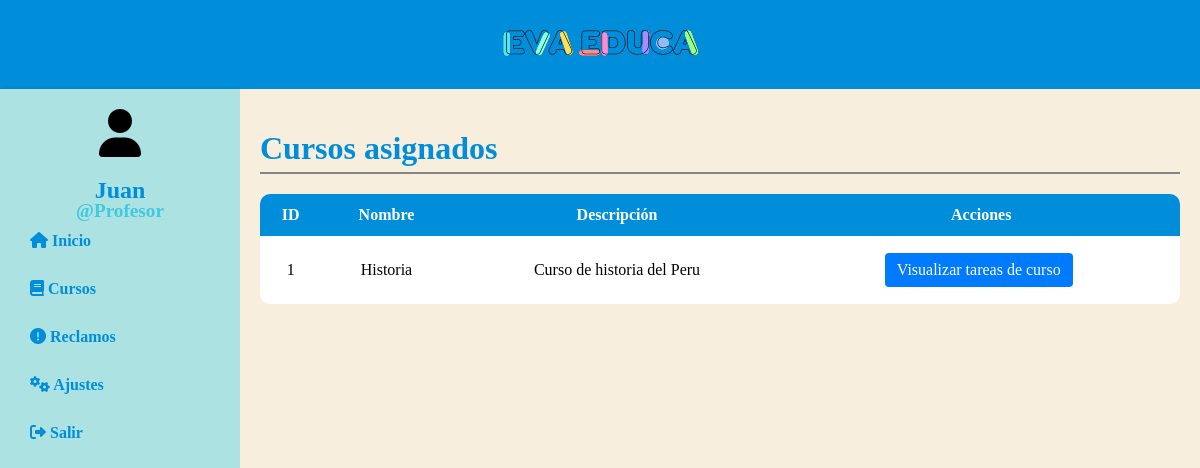
Page /profesor/cursos/ (signed in) on the earlier database version.
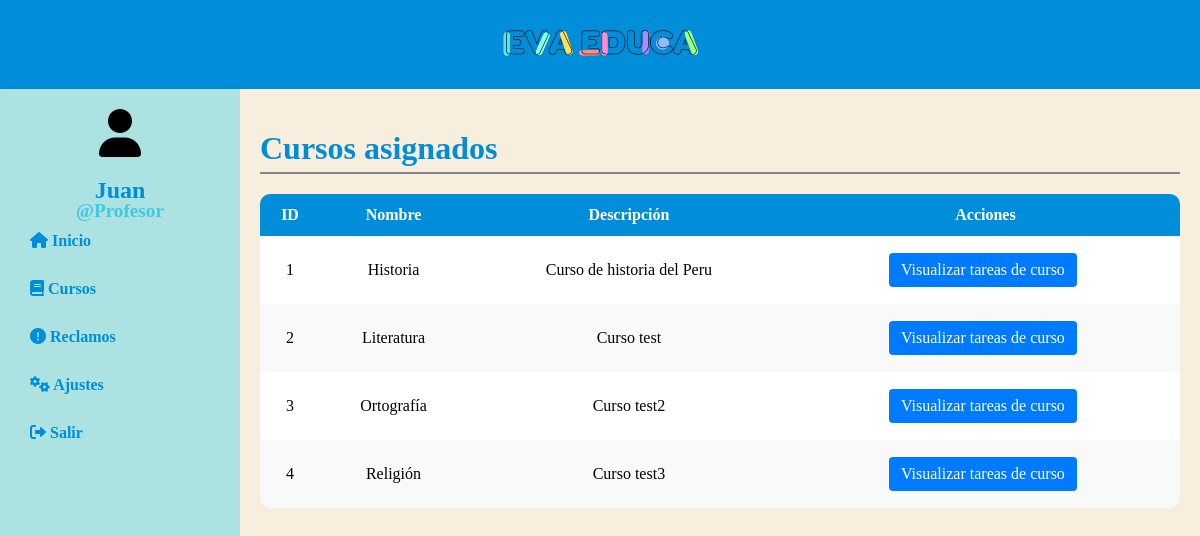
Same page on the later database version.
### administrador/models.py (models this page shows)
class curso(models.Model):
    nombre = models.CharField(max_length=100)
    descripcion = models.TextField()
    id_profesor = models.ForeignKey(profesor, on_delete=models.CASCADE)
    id_inst_ed = models.ForeignKey(institucion, on_delete=models.CASCADE)

### profesor/decorators.py (the view)
    def wrapper(request, *args, **kwargs):
        if 'profesor_id' not in request.session:
            return redirect('login_p')
        return view_func(request, *args, **kwargs)

### profesor/context_processors.py (called while the page is built)
def profesor_context(request):
    profesor_id = request.session.get('profesor_id')
    if profesor_id:
        profesor_obj = profesor.objects.get(id=profesor_id)
        return {'profesor_logueado': profesor_obj}
    return {}

### profesor/views.py (called while the page is built)
@profesor_login_required
def cursos(request):
    profesor_id = request.session.get('profesor_id')
    try:
        profesor_actual = profesor.objects.get(id=profesor_id)
    except profesor.DoesNotExist:
        messages.error(request, 'No se encontró al profesor')
        return redirect('login_p')
    cursos_asignados = curso.objects.filter(id_profesor=profesor_actual)
    return render(request, 'cursos.html', {
        'profesor': profesor_actual,
        'cursos': cursos_asignados
    })

### profesor/templates/cursos.html
{% extends 'layouts/base_p.html' %}
{% block content %}
    <h1 class="titulo-cursos">Cursos asignados</h1>
    <table class="table">
        <thead>
            <tr>
                <th>ID</th>
                <th>Nombre</th>
                <th>Descripción</th>
                <th>Acciones</th>
            </tr>
        </thead>
        <tbody>
            {% for curso in cursos %}
                <tr>
                    <td>{{ curso.id }}</td>
                    <td>{{ curso.nombre }}</td>
                    <td>{{ curso.descripcion }}</td>
                    <td>
                        <a href="{% url 'tareas_curso' curso.id %}" class="btn btn-primary">Visualizar tareas de curso</a>
                    </td>
                </tr>
            {% empty %}
                <tr>
                    <td colspan="4">No hay cursos asignados.</td>
                </tr>
            {% endfor %}
        </tbody>
    </table>
{% endblock %}

Differences in the rows shown:
added curso: id "2", nombre "Literatura", descripcion "Curso test"
added curso: id "3", nombre "Ortografía", descripcion "Curso test2"
added curso: id "4", nombre "Religión", descripcion "Curso test3"
